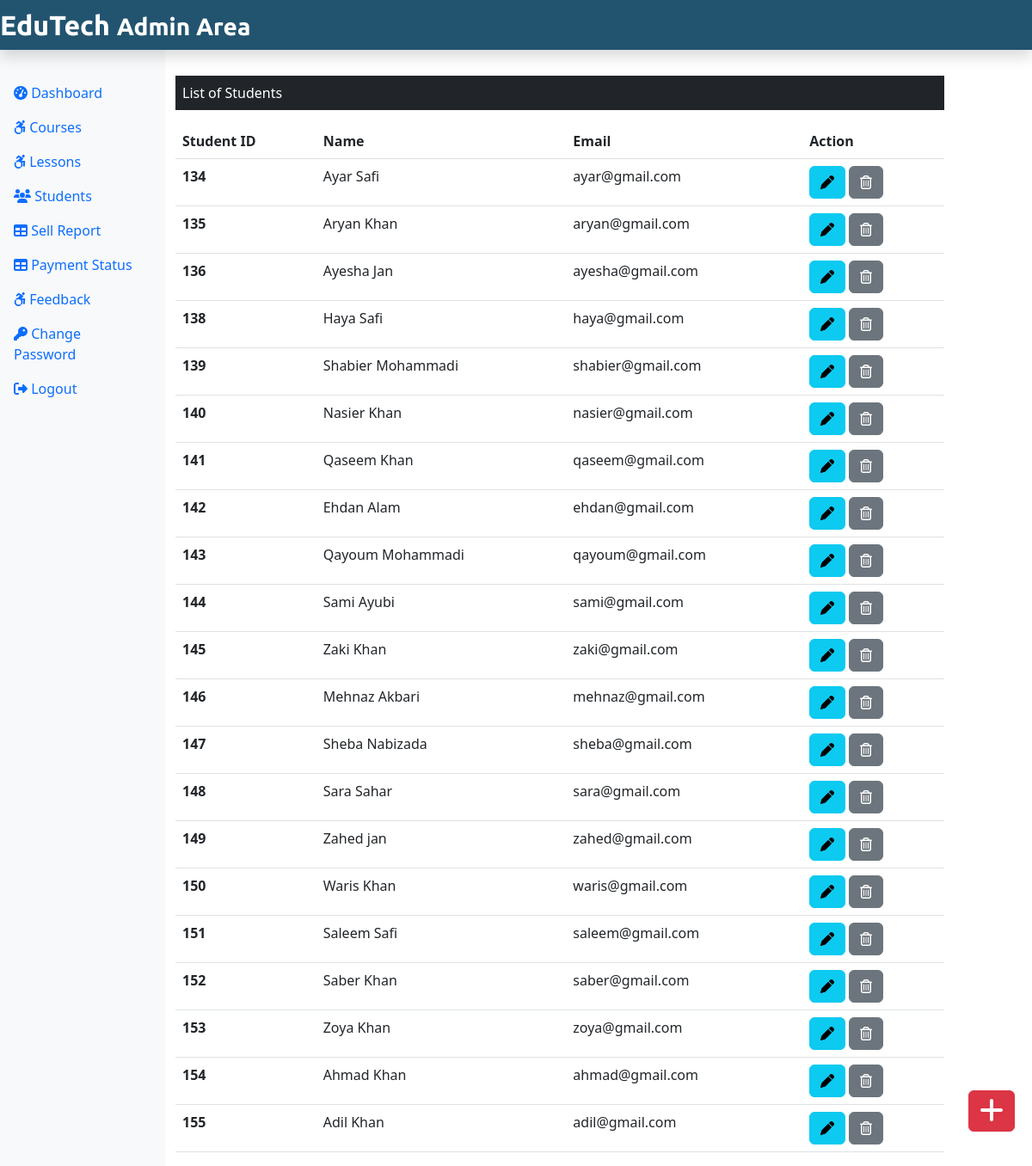
The page /Admin/student.php (signed in) on the database its author committed.
### tables this page shows
CREATE TABLE `student` (
  `stu_id` int(11) NOT NULL,
  `stu_name` varchar(50) DEFAULT NULL,
  `stu_email` varchar(30) DEFAULT NULL,
  `stu_pass` varchar(30) DEFAULT NULL,
  `stu_occ` varchar(50) DEFAULT NULL,
  `stu_img` text DEFAULT NULL
);

### Admin/student.php (the view, shortened to what this page needs)
<?php
include('./admininclude/header.php');
include('../dbConnection.php');
?>
<div class="col-sm-9 mt-5">
    <p class="bg-dark text-white p-2">List of Students</p>
    <?php
    $sql = "SELECT * FROM student";
    $result = $conn->query($sql);
    if($result->num_rows > 0){
    ?>
    <table class="table">
        <thead>
            <tr>
                <th scope="col">Student ID</th>
                <th scope="col">Name</th>
                <th scope="col">Email</th>
                <th scope="col">Action</th>
            </tr>
        </thead>
        <tbody>
            <?php while($row = $result->fetch_assoc()){
           echo '<tr>';
           echo '<th scope="row">'.$row['stu_id'].'</th>';
           echo '<td>'.$row['stu_name'].'</td>';
           echo '<td>'.$row['stu_email'].'</td>';
           echo '<td>';
           echo '
           <form action="editstudent.php" method="post" class="d-inline">
            <input type="hidden" name="id" value='.$row["stu_id"].'>
                <button type="submit" class="btn btn-info mr-3" name="view"       value="View">
                <i class="fas fa-pen"></i>
                </button>
           </form>
            <form action="" method="POST" class="d-inline">
            <input type="hidden" name="id" value='.$row["stu_id"].'>
                <button type="submit" class="btn btn-secondary" name="delete" value="Delete">
                <i class="far fa-trash-alt"></i>
                </button>
            </form>
                </td>
             </tr>';
            }?>
        </tbody>
    </table>
    <?php } else {
        echo "0 Result";
    }
        ?>
</div>
</div>
<div>
    <a class="btn btn-danger box" href="./addnewstudent.php">
        <i class="fas fa-plus fa-2x"></i>
    </a>
</div>
</div>
<?php
include('./admininclude/footer.php');
?>

### css/adminstyle.css (style rules this page uses)
.box { position: fixed; bottom: 10px; right: 20px; margin-bottom: 30px; }

### rows shown on the page
student: stu_id "134", stu_name "Ayar Safi", stu_email "ayar@gmail.com"
student: stu_id "135", stu_name "Aryan Khan", stu_email "aryan@gmail.com"
student: stu_id "136", stu_name "Ayesha Jan", stu_email "ayesha@gmail.com"
student: stu_id "138", stu_name "Haya Safi", stu_email "haya@gmail.com"
student: stu_id "139", stu_name "Shabier Mohammadi", stu_email "shabier@gmail.com"
student: stu_id "140", stu_name "Nasier Khan", stu_email "nasier@gmail.com"
student: stu_id "141", stu_name "Qaseem Khan", stu_email "qaseem@gmail.com"
student: stu_id "142", stu_name "Ehdan Alam", stu_email "ehdan@gmail.com"
student: stu_id "143", stu_name "Qayoum Mohammadi", stu_email "qayoum@gmail.com"
student: stu_id "144", stu_name "Sami Ayubi", stu_email "sami@gmail.com"
student: stu_id "145", stu_name "Zaki Khan", stu_email "zaki@gmail.com"
student: stu_id "146", stu_name "Mehnaz Akbari", stu_email "mehnaz@gmail.com"
student: stu_id "147", stu_name "Sheba Nabizada", stu_email "sheba@gmail.com"
student: stu_id "148", stu_name "Sara Sahar", stu_email "sara@gmail.com"
student: stu_id "149", stu_name "Zahed jan", stu_email "zahed@gmail.com"
student: stu_id "150", stu_name "Waris Khan", stu_email "waris@gmail.com"
student: stu_id "151", stu_name "Saleem Safi", stu_email "saleem@gmail.com"
student: stu_id "152", stu_name "Saber Khan", stu_email "saber@gmail.com"
student: stu_id "153", stu_name "Zoya Khan", stu_email "zoya@gmail.com"
student: stu_id "154", stu_name "Ahmad Khan", stu_email "ahmad@gmail.com"
student: stu_id "155", stu_name "Adil Khan", stu_email "adil@gmail.com"
